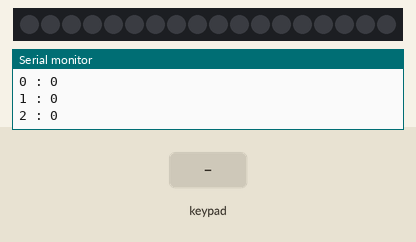
A sketch run on a simulated Arduino Uno, built with avr-gcc and run on an emulated ATmega328P. Shown: 18 RGB LEDs in strip order, left to right, the last lines printed to the serial monitor. Inputs (shaded band) come from the test bench.

Above: at 1.2 s.
1.3 s: keypad keys 2 3 4 pressed 0.4 s apart
At 2.8 s:
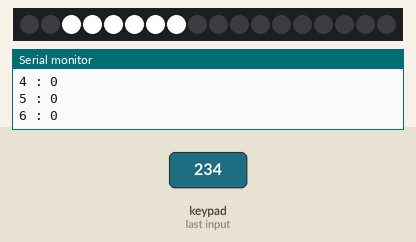
4.0 s: key '1' pressed
At 4.4 s:
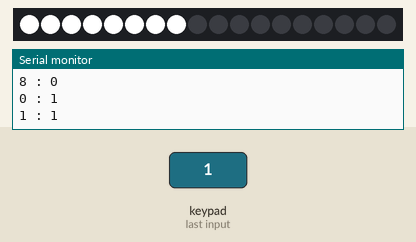
5.5 s: key '5' pressed
At 6.7 s:
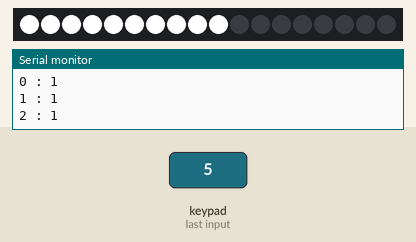
7.0 s: keypad keys 1 3 9 pressed 0.4 s apart
At 8.3 s:
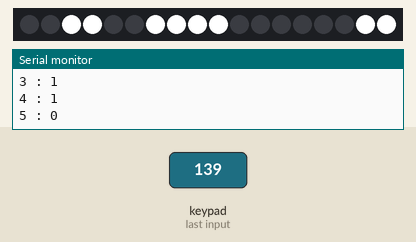
Timing chart, 0 to 10.0 s (numbered marks = the images above; inputs shaded):
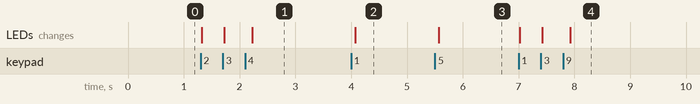

The sketch:

TheHunt-Arduino.ino
```cpp
#include "Tile.h"
#include <Keypad.h>
#include <Adafruit_NeoPixel.h>
#ifdef __AVR__
#include <avr/power.h>
#endif

const byte ROWS = 3; //four rows
const byte COLS = 3; //three columns
char keys[ROWS][COLS] = {
  {'1', '2', '3'},
  {'4', '5', '6'},
  {'7', '8', '9'},
};

byte rowPins[ROWS] = {2, 3, 4}; //connect to the row pinouts of the keypad
byte colPins[COLS] = {A0, A1, A2}; //connect to the column pinouts of the keypad

Keypad keypad = Keypad( makeKeymap(keys), rowPins, colPins, ROWS, COLS );

int const pinLed = 10;
int const numTiles = 9;
Tile t[numTiles];
Adafruit_NeoPixel pixels = Adafruit_NeoPixel(numTiles * 2, pinLed, NEO_GRB + NEO_KHZ800);

void setup() {
  Serial.begin(9600);
  //keypad.addEventListener(keypadEvent);
  pixels.begin();
  for (int i = 0; i < numTiles; i++) {
    t[i].init(i, numTiles * 2);
  }
}

void loop() {
  char key = keypad.getKey();
  if (key) {
    //Serial.println(key);
    switch (key) {
      case '1':
        t[0].state = !t[0].state;
        break;
      case '2':
        t[1].state = !t[1].state;
        break;
      case '3':
        t[2].state = !t[2].state;
        break;
      case '4':
        t[3].state = !t[3].state;
        break;
      case '5':
        t[4].state = !t[4].state;
        break;
      case '6':
        t[5].state = !t[5].state;
        break;
      case '7':
        t[6].state = !t[6].state;
        break;
      case '8':
        t[7].state = !t[7].state;
        break;
      case '9':
        t[8].state = !t[8].state;
        break;
    }
  }

  for (int i = 0; i < numTiles; i++) {
    t[i].returnState();
    if (t[i].state == true) {
      pixels.setPixelColor(i * 2, pixels.Color(255, 255, 255));
      pixels.setPixelColor((i * 2) + 1, pixels.Color(255, 255, 255));
      pixels.show();
    } else {
      pixels.setPixelColor(i * 2, pixels.Color(0, 0, 0));
      pixels.setPixelColor((i * 2) + 1, pixels.Color(0, 0, 0));
      pixels.show();
    }
  }
}
```

Tile.h
```cpp
#ifndef Tile_H
#define Tile_H

class Tile {
  public:
    int id;
    //Adafruit_NeoPixel p;
    int total;
    boolean state;
    void init (int _id, int _total) {
      id = _id;
      total = _total;
      state = false;
    };
    void returnState(){
      Serial.print(id);
      Serial.print(" : ");
      Serial.println(state);
    }
};
#endif
```

Measured:
- after the input at 1.3 s, the LEDs: first change at once (image 1 shows a later state)
- after the input at 4.0 s, the LEDs: change after 0.07 s (image 2)
- after the input at 5.5 s, the LEDs: change after 0.07 s (image 3)
- after the input at 7.0 s, the LEDs: first change at once (image 4 shows a later state)
